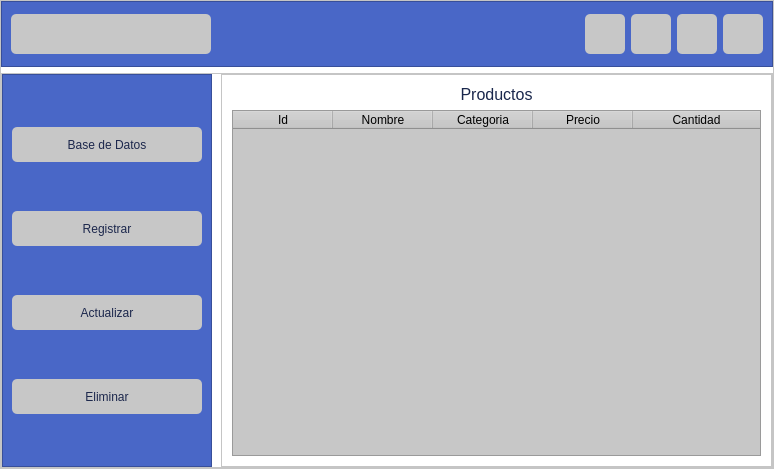
<?xml version="1.0" encoding="UTF-8"?>
<ui version="4.0">
 <class>MainWindow</class>
 <widget class="QMainWindow" name="MainWindow">
  <property name="geometry">
   <rect>
    <x>0</x>
    <y>0</y>
    <width>774</width>
    <height>469</height>
   </rect>
  </property>
  <property name="windowTitle">
   <string>MainWindow</string>
  </property>
  <widget class="QWidget" name="centralwidget">
   <layout class="QVBoxLayout" name="verticalLayout">
    <property name="leftMargin">
     <number>0</number>
    </property>
    <property name="topMargin">
     <number>0</number>
    </property>
    <property name="rightMargin">
     <number>0</number>
    </property>
    <property name="bottomMargin">
     <number>0</number>
    </property>
    <item>
     <widget class="QFrame" name="frame">
      <property name="enabled">
       <bool>true</bool>
      </property>
      <property name="styleSheet">
       <string notr="true">background-color: rgb(255, 255, 255);</string>
      </property>
      <property name="frameShape">
       <enum>QFrame::StyledPanel</enum>
      </property>
      <property name="frameShadow">
       <enum>QFrame::Raised</enum>
      </property>
      <layout class="QVBoxLayout" name="verticalLayout_2" stretch="1,6">
       <property name="leftMargin">
        <number>0</number>
       </property>
       <property name="topMargin">
        <number>0</number>
       </property>
       <property name="rightMargin">
        <number>0</number>
       </property>
       <property name="bottomMargin">
        <number>0</number>
       </property>
       <item>
        <widget class="QFrame" name="frame_header">
         <property name="minimumSize">
          <size>
           <width>0</width>
           <height>42</height>
          </size>
         </property>
         <property name="autoFillBackground">
          <bool>false</bool>
         </property>
         <property name="styleSheet">
          <string notr="true">QFrame {
	
	background-color: rgb(73, 103, 199);
}

QPushButton {
	background-color: rgb(199, 199, 199);
	border-radius: 5px;
}

QPushButton:hover {
background-color: rgb(150, 150, 150);
	border-radius: 5px;
	opacity: 0;
}</string>
         </property>
         <property name="frameShape">
          <enum>QFrame::StyledPanel</enum>
         </property>
         <property name="frameShadow">
          <enum>QFrame::Raised</enum>
         </property>
         <layout class="QHBoxLayout" name="horizontalLayout">
          <property name="spacing">
           <number>6</number>
          </property>
          <property name="bottomMargin">
           <number>9</number>
          </property>
          <item>
           <widget class="QPushButton" name="menu">
            <property name="minimumSize">
             <size>
              <width>200</width>
              <height>40</height>
             </size>
            </property>
            <property name="styleSheet">
             <string notr="true"/>
            </property>
            <property name="text">
             <string/>
            </property>
            <property name="icon">
             <iconset>
              <normaloff>icons/menu.svg</normaloff>icons/menu.svg</iconset>
            </property>
            <property name="iconSize">
             <size>
              <width>38</width>
              <height>38</height>
             </size>
            </property>
            <property name="default">
             <bool>false</bool>
            </property>
            <property name="flat">
             <bool>false</bool>
            </property>
           </widget>
          </item>
          <item>
           <spacer name="horizontalSpacer">
            <property name="orientation">
             <enum>Qt::Horizontal</enum>
            </property>
            <property name="sizeHint" stdset="0">
             <size>
              <width>351</width>
              <height>20</height>
             </size>
            </property>
           </spacer>
          </item>
          <item>
           <widget class="QPushButton" name="minimize">
            <property name="minimumSize">
             <size>
              <width>40</width>
              <height>40</height>
             </size>
            </property>
            <property name="styleSheet">
             <string notr="true"/>
            </property>
            <property name="text">
             <string/>
            </property>
            <property name="icon">
             <iconset>
              <normaloff>icons/minimize.svg</normaloff>icons/minimize.svg</iconset>
            </property>
            <property name="iconSize">
             <size>
              <width>38</width>
              <height>38</height>
             </size>
            </property>
            <property name="default">
             <bool>false</bool>
            </property>
            <property name="flat">
             <bool>false</bool>
            </property>
           </widget>
          </item>
          <item>
           <widget class="QPushButton" name="minimun">
            <property name="minimumSize">
             <size>
              <width>40</width>
              <height>40</height>
             </size>
            </property>
            <property name="styleSheet">
             <string notr="true"/>
            </property>
            <property name="text">
             <string/>
            </property>
            <property name="icon">
             <iconset>
              <normaloff>icons/minimize_size.svg</normaloff>icons/minimize_size.svg</iconset>
            </property>
            <property name="iconSize">
             <size>
              <width>38</width>
              <height>38</height>
             </size>
            </property>
            <property name="default">
             <bool>false</bool>
            </property>
            <property name="flat">
             <bool>false</bool>
            </property>
           </widget>
          </item>
          <item>
           <widget class="QPushButton" name="maximun">
            <property name="minimumSize">
             <size>
              <width>40</width>
              <height>40</height>
             </size>
            </property>
            <property name="styleSheet">
             <string notr="true"/>
            </property>
            <property name="text">
             <string/>
            </property>
            <property name="icon">
             <iconset>
              <normaloff>icons/maximize_size.svg</normaloff>icons/maximize_size.svg</iconset>
            </property>
            <property name="iconSize">
             <size>
              <width>38</width>
              <height>38</height>
             </size>
            </property>
            <property name="default">
             <bool>false</bool>
            </property>
            <property name="flat">
             <bool>false</bool>
            </property>
           </widget>
          </item>
          <item>
           <widget class="QPushButton" name="close">
            <property name="minimumSize">
             <size>
              <width>40</width>
              <height>40</height>
             </size>
            </property>
            <property name="styleSheet">
             <string notr="true"/>
            </property>
            <property name="text">
             <string/>
            </property>
            <property name="icon">
             <iconset>
              <normaloff>icons/close.svg</normaloff>icons/close.svg</iconset>
            </property>
            <property name="iconSize">
             <size>
              <width>38</width>
              <height>38</height>
             </size>
            </property>
            <property name="default">
             <bool>false</bool>
            </property>
            <property name="flat">
             <bool>false</bool>
            </property>
           </widget>
          </item>
         </layout>
        </widget>
       </item>
       <item>
        <widget class="QFrame" name="frame_main">
         <property name="styleSheet">
          <string notr="true">#frame_menu {	
	background-color: rgb(73, 103, 199);
}

QPushButton {
	background-color: rgb(199, 199, 199);
	border-radius: 5px;
	color: rgb(28, 39, 76);
	font: 12pt &quot;Arial&quot;;
}

QPushButton:hover {
	background-color: rgb(150, 150, 150);
	border-radius: 5px;
	color:rgb(28, 39, 76);
	font: 12pt &quot;Arial&quot;;
}</string>
         </property>
         <property name="frameShape">
          <enum>QFrame::StyledPanel</enum>
         </property>
         <property name="frameShadow">
          <enum>QFrame::Raised</enum>
         </property>
         <layout class="QHBoxLayout" name="horizontalLayout_2" stretch="0,0">
          <property name="spacing">
           <number>9</number>
          </property>
          <property name="leftMargin">
           <number>0</number>
          </property>
          <property name="topMargin">
           <number>0</number>
          </property>
          <property name="rightMargin">
           <number>0</number>
          </property>
          <property name="bottomMargin">
           <number>0</number>
          </property>
          <item>
           <widget class="QFrame" name="frame_menu">
            <property name="minimumSize">
             <size>
              <width>210</width>
              <height>0</height>
             </size>
            </property>
            <property name="maximumSize">
             <size>
              <width>0</width>
              <height>16777215</height>
             </size>
            </property>
            <property name="frameShape">
             <enum>QFrame::StyledPanel</enum>
            </property>
            <property name="frameShadow">
             <enum>QFrame::Raised</enum>
            </property>
            <layout class="QVBoxLayout" name="verticalLayout_3">
             <item>
              <widget class="QPushButton" name="bt_database">
               <property name="minimumSize">
                <size>
                 <width>0</width>
                 <height>35</height>
                </size>
               </property>
               <property name="text">
                <string>Base de Datos</string>
               </property>
               <property name="icon">
                <iconset>
                 <normaloff>icons/database.svg</normaloff>icons/database.svg</iconset>
               </property>
              </widget>
             </item>
             <item>
              <widget class="QPushButton" name="bt_register">
               <property name="minimumSize">
                <size>
                 <width>0</width>
                 <height>35</height>
                </size>
               </property>
               <property name="text">
                <string>Registrar</string>
               </property>
               <property name="icon">
                <iconset>
                 <normaloff>icons/register.svg</normaloff>icons/register.svg</iconset>
               </property>
              </widget>
             </item>
             <item>
              <widget class="QPushButton" name="bt_update">
               <property name="minimumSize">
                <size>
                 <width>0</width>
                 <height>35</height>
                </size>
               </property>
               <property name="text">
                <string>Actualizar</string>
               </property>
               <property name="icon">
                <iconset>
                 <normaloff>icons/add.svg</normaloff>icons/add.svg</iconset>
               </property>
              </widget>
             </item>
             <item>
              <widget class="QPushButton" name="bt_eliminate">
               <property name="minimumSize">
                <size>
                 <width>0</width>
                 <height>35</height>
                </size>
               </property>
               <property name="text">
                <string>Eliminar</string>
               </property>
               <property name="icon">
                <iconset>
                 <normaloff>icons/remove.svg</normaloff>icons/remove.svg</iconset>
               </property>
              </widget>
             </item>
            </layout>
           </widget>
          </item>
          <item>
           <widget class="QFrame" name="frame_page">
            <property name="styleSheet">
             <string notr="true">QFrame {
	background-color: #ffffff;
}

QLabel {
	color: rgb(26, 39, 76);
	font: 75 12pt &quot;Arial&quot;;
}

QLineEdit {
	
	background-color: rgb(230, 230, 230);
	color: rgb(26, 39, 76);
	border: 0;
	border-bottom: 1px solid rgb(150, 150, 150);
	font: 75 12pt &quot;Arial&quot;;
}

QPushButton {
	background-color: rgb(199, 199, 199);
	border-radius: 5px;
	color: rgb(28, 39, 76);
	font: 12pt &quot;Arial&quot;;
}

QPushButton:hover {
	background-color: rgb(150, 150, 150);
	border-radius: 5px;
	color:rgb(28, 39, 76);
	font: 12pt &quot;Arial&quot;;
}

QTableWidget {
	background-color: rgb(199, 199, 199);
	color: rgb(28, 39, 76);
	font: 12pt &quot;Arial&quot;;
}

QHeaderView::section {
	background-color: rgb(200, 200, 200);
	border: 1px soled #000
	font: 12pt &quot;Arial&quot;;
}

QTableWidget QTableCornerButton::section{
	background-color: rgb(199, 199, 199);
	border: rgb(0, 199, 199);
}

</string>
            </property>
            <property name="frameShape">
             <enum>QFrame::StyledPanel</enum>
            </property>
            <property name="frameShadow">
             <enum>QFrame::Raised</enum>
            </property>
            <layout class="QVBoxLayout" name="verticalLayout_4">
             <property name="leftMargin">
              <number>1</number>
             </property>
             <property name="topMargin">
              <number>1</number>
             </property>
             <property name="rightMargin">
              <number>1</number>
             </property>
             <property name="bottomMargin">
              <number>1</number>
             </property>
             <item>
              <widget class="QStackedWidget" name="stackedWidget">
               <property name="styleSheet">
                <string notr="true"/>
               </property>
               <property name="currentIndex">
                <number>0</number>
               </property>
               <widget class="QWidget" name="page_database">
                <layout class="QVBoxLayout" name="verticalLayout_5">
                 <item>
                  <widget class="QLabel" name="label">
                   <property name="font">
                    <font>
                     <family>Arial</family>
                     <pointsize>12</pointsize>
                     <weight>9</weight>
                     <italic>false</italic>
                     <bold>false</bold>
                    </font>
                   </property>
                   <property name="styleSheet">
                    <string notr="true"/>
                   </property>
                   <property name="text">
                    <string>Productos</string>
                   </property>
                   <property name="textFormat">
                    <enum>Qt::AutoText</enum>
                   </property>
                   <property name="alignment">
                    <set>Qt::AlignCenter</set>
                   </property>
                  </widget>
                 </item>
                 <item>
                  <widget class="QTableWidget" name="table_products">
                   <property name="minimumSize">
                    <size>
                     <width>529</width>
                     <height>0</height>
                    </size>
                   </property>
                   <property name="autoFillBackground">
                    <bool>false</bool>
                   </property>
                   <property name="showGrid">
                    <bool>false</bool>
                   </property>
                   <property name="sortingEnabled">
                    <bool>false</bool>
                   </property>
                   <attribute name="horizontalHeaderCascadingSectionResizes">
                    <bool>false</bool>
                   </attribute>
                   <attribute name="horizontalHeaderMinimumSectionSize">
                    <number>39</number>
                   </attribute>
                   <attribute name="horizontalHeaderStretchLastSection">
                    <bool>true</bool>
                   </attribute>
                   <attribute name="verticalHeaderMinimumSectionSize">
                    <number>23</number>
                   </attribute>
                   <attribute name="verticalHeaderDefaultSectionSize">
                    <number>30</number>
                   </attribute>
                   <attribute name="verticalHeaderStretchLastSection">
                    <bool>false</bool>
                   </attribute>
                   <column>
                    <property name="text">
                     <string>Id</string>
                    </property>
                   </column>
                   <column>
                    <property name="text">
                     <string>Nombre</string>
                    </property>
                   </column>
                   <column>
                    <property name="text">
                     <string>Categoria</string>
                    </property>
                   </column>
                   <column>
                    <property name="text">
                     <string>Precio</string>
                    </property>
                   </column>
                   <column>
                    <property name="text">
                     <string>Cantidad</string>
                    </property>
                   </column>
                  </widget>
                 </item>
                </layout>
               </widget>
               <widget class="QWidget" name="page_register">
                <layout class="QVBoxLayout" name="verticalLayout_9">
                 <item>
                  <widget class="QLabel" name="label_7">
                   <property name="text">
                    <string>Registrar un producto</string>
                   </property>
                   <property name="alignment">
                    <set>Qt::AlignCenter</set>
                   </property>
                  </widget>
                 </item>
                 <item>
                  <spacer name="verticalSpacer_2">
                   <property name="orientation">
                    <enum>Qt::Vertical</enum>
                   </property>
                   <property name="sizeHint" stdset="0">
                    <size>
                     <width>20</width>
                     <height>48</height>
                    </size>
                   </property>
                  </spacer>
                 </item>
                 <item>
                  <layout class="QHBoxLayout" name="horizontalLayout_5">
                   <item>
                    <layout class="QVBoxLayout" name="verticalLayout_7">
                     <property name="spacing">
                      <number>10</number>
                     </property>
                     <item>
                      <widget class="QLabel" name="label_2">
                       <property name="text">
                        <string>ID</string>
                       </property>
                      </widget>
                     </item>
                     <item>
                      <widget class="QLabel" name="label_3">
                       <property name="text">
                        <string>Nombre</string>
                       </property>
                      </widget>
                     </item>
                     <item>
                      <widget class="QLabel" name="label_4">
                       <property name="text">
                        <string>Categoría</string>
                       </property>
                      </widget>
                     </item>
                     <item>
                      <widget class="QLabel" name="label_5">
                       <property name="text">
                        <string>Precio</string>
                       </property>
                      </widget>
                     </item>
                     <item>
                      <widget class="QLabel" name="label_6">
                       <property name="text">
                        <string>Cantidad</string>
                       </property>
                      </widget>
                     </item>
                    </layout>
                   </item>
                   <item>
                    <layout class="QVBoxLayout" name="verticalLayout_6">
                     <property name="spacing">
                      <number>10</number>
                     </property>
                     <item>
                      <widget class="QLineEdit" name="lineEdit">
                       <property name="minimumSize">
                        <size>
                         <width>400</width>
                         <height>30</height>
                        </size>
                       </property>
                      </widget>
                     </item>
                     <item>
                      <widget class="QLineEdit" name="lineEdit_2">
                       <property name="minimumSize">
                        <size>
                         <width>0</width>
                         <height>30</height>
                        </size>
                       </property>
                      </widget>
                     </item>
                     <item>
                      <widget class="QLineEdit" name="lineEdit_3">
                       <property name="minimumSize">
                        <size>
                         <width>0</width>
                         <height>30</height>
                        </size>
                       </property>
                      </widget>
                     </item>
                     <item>
                      <widget class="QLineEdit" name="lineEdit_4">
                       <property name="minimumSize">
                        <size>
                         <width>0</width>
                         <height>30</height>
                        </size>
                       </property>
                      </widget>
                     </item>
                     <item>
                      <widget class="QLineEdit" name="lineEdit_5">
                       <property name="minimumSize">
                        <size>
                         <width>0</width>
                         <height>30</height>
                        </size>
                       </property>
                      </widget>
                     </item>
                    </layout>
                   </item>
                   <item>
                    <spacer name="horizontalSpacer_3">
                     <property name="orientation">
                      <enum>Qt::Horizontal</enum>
                     </property>
                     <property name="sizeType">
                      <enum>QSizePolicy::Expanding</enum>
                     </property>
                     <property name="sizeHint" stdset="0">
                      <size>
                       <width>40</width>
                       <height>20</height>
                      </size>
                     </property>
                    </spacer>
                   </item>
                  </layout>
                 </item>
                 <item>
                  <spacer name="verticalSpacer">
                   <property name="orientation">
                    <enum>Qt::Vertical</enum>
                   </property>
                   <property name="sizeHint" stdset="0">
                    <size>
                     <width>20</width>
                     <height>49</height>
                    </size>
                   </property>
                  </spacer>
                 </item>
                 <item>
                  <layout class="QHBoxLayout" name="horizontalLayout_4">
                   <item>
                    <widget class="QPushButton" name="pushButton">
                     <property name="minimumSize">
                      <size>
                       <width>140</width>
                       <height>30</height>
                      </size>
                     </property>
                     <property name="text">
                      <string>Guardar registro</string>
                     </property>
                    </widget>
                   </item>
                   <item>
                    <spacer name="horizontalSpacer_2">
                     <property name="orientation">
                      <enum>Qt::Horizontal</enum>
                     </property>
                     <property name="sizeHint" stdset="0">
                      <size>
                       <width>298</width>
                       <height>28</height>
                      </size>
                     </property>
                    </spacer>
                   </item>
                   <item>
                    <widget class="QLabel" name="label_8">
                     <property name="minimumSize">
                      <size>
                       <width>200</width>
                       <height>0</height>
                      </size>
                     </property>
                     <property name="text">
                      <string/>
                     </property>
                     <property name="alignment">
                      <set>Qt::AlignCenter</set>
                     </property>
                    </widget>
                   </item>
                  </layout>
                 </item>
                </layout>
               </widget>
               <widget class="QWidget" name="page_update">
                <layout class="QVBoxLayout" name="verticalLayout_12">
                 <item>
                  <widget class="QLabel" name="label_15">
                   <property name="text">
                    <string>Actualizar datos de un producto</string>
                   </property>
                   <property name="alignment">
                    <set>Qt::AlignCenter</set>
                   </property>
                  </widget>
                 </item>
                 <item>
                  <spacer name="verticalSpacer_3">
                   <property name="orientation">
                    <enum>Qt::Vertical</enum>
                   </property>
                   <property name="sizeHint" stdset="0">
                    <size>
                     <width>20</width>
                     <height>40</height>
                    </size>
                   </property>
                  </spacer>
                 </item>
                 <item>
                  <layout class="QHBoxLayout" name="horizontalLayout_8">
                   <item>
                    <spacer name="horizontalSpacer_6">
                     <property name="orientation">
                      <enum>Qt::Horizontal</enum>
                     </property>
                     <property name="sizeType">
                      <enum>QSizePolicy::Minimum</enum>
                     </property>
                     <property name="sizeHint" stdset="0">
                      <size>
                       <width>75</width>
                       <height>20</height>
                      </size>
                     </property>
                    </spacer>
                   </item>
                   <item>
                    <widget class="QLabel" name="label_16">
                     <property name="text">
                      <string>Buacar Producto</string>
                     </property>
                    </widget>
                   </item>
                   <item>
                    <widget class="QLineEdit" name="lineEdit_11">
                     <property name="minimumSize">
                      <size>
                       <width>260</width>
                       <height>30</height>
                      </size>
                     </property>
                    </widget>
                   </item>
                   <item>
                    <spacer name="horizontalSpacer_7">
                     <property name="orientation">
                      <enum>Qt::Horizontal</enum>
                     </property>
                     <property name="sizeType">
                      <enum>QSizePolicy::Expanding</enum>
                     </property>
                     <property name="sizeHint" stdset="0">
                      <size>
                       <width>40</width>
                       <height>20</height>
                      </size>
                     </property>
                    </spacer>
                   </item>
                  </layout>
                 </item>
                 <item>
                  <layout class="QHBoxLayout" name="horizontalLayout_6">
                   <item>
                    <layout class="QVBoxLayout" name="verticalLayout_10">
                     <property name="spacing">
                      <number>10</number>
                     </property>
                     <item>
                      <widget class="QLabel" name="label_9">
                       <property name="text">
                        <string>ID</string>
                       </property>
                      </widget>
                     </item>
                     <item>
                      <widget class="QLabel" name="label_10">
                       <property name="text">
                        <string>Nombre</string>
                       </property>
                      </widget>
                     </item>
                     <item>
                      <widget class="QLabel" name="label_11">
                       <property name="text">
                        <string>Categoría</string>
                       </property>
                      </widget>
                     </item>
                     <item>
                      <widget class="QLabel" name="label_12">
                       <property name="text">
                        <string>Precio</string>
                       </property>
                      </widget>
                     </item>
                     <item>
                      <widget class="QLabel" name="label_13">
                       <property name="text">
                        <string>Cantidad</string>
                       </property>
                      </widget>
                     </item>
                    </layout>
                   </item>
                   <item>
                    <layout class="QVBoxLayout" name="verticalLayout_11">
                     <property name="spacing">
                      <number>10</number>
                     </property>
                     <item>
                      <widget class="QLineEdit" name="lineEdit_6">
                       <property name="minimumSize">
                        <size>
                         <width>400</width>
                         <height>30</height>
                        </size>
                       </property>
                      </widget>
                     </item>
                     <item>
                      <widget class="QLineEdit" name="lineEdit_7">
                       <property name="minimumSize">
                        <size>
                         <width>0</width>
                         <height>30</height>
                        </size>
                       </property>
                      </widget>
                     </item>
                     <item>
                      <widget class="QLineEdit" name="lineEdit_8">
                       <property name="minimumSize">
                        <size>
                         <width>0</width>
                         <height>30</height>
                        </size>
                       </property>
                      </widget>
                     </item>
                     <item>
                      <widget class="QLineEdit" name="lineEdit_9">
                       <property name="minimumSize">
                        <size>
                         <width>0</width>
                         <height>30</height>
                        </size>
                       </property>
                      </widget>
                     </item>
                     <item>
                      <widget class="QLineEdit" name="lineEdit_10">
                       <property name="minimumSize">
                        <size>
                         <width>0</width>
                         <height>30</height>
                        </size>
                       </property>
                      </widget>
                     </item>
                    </layout>
                   </item>
                   <item>
                    <spacer name="horizontalSpacer_4">
                     <property name="orientation">
                      <enum>Qt::Horizontal</enum>
                     </property>
                     <property name="sizeType">
                      <enum>QSizePolicy::Expanding</enum>
                     </property>
                     <property name="sizeHint" stdset="0">
                      <size>
                       <width>40</width>
                       <height>20</height>
                      </size>
                     </property>
                    </spacer>
                   </item>
                  </layout>
                 </item>
                 <item>
                  <spacer name="verticalSpacer_4">
                   <property name="orientation">
                    <enum>Qt::Vertical</enum>
                   </property>
                   <property name="sizeHint" stdset="0">
                    <size>
                     <width>20</width>
                     <height>40</height>
                    </size>
                   </property>
                  </spacer>
                 </item>
                 <item>
                  <layout class="QHBoxLayout" name="horizontalLayout_7">
                   <item>
                    <widget class="QPushButton" name="pushButton_2">
                     <property name="minimumSize">
                      <size>
                       <width>140</width>
                       <height>30</height>
                      </size>
                     </property>
                     <property name="text">
                      <string>Actualizar</string>
                     </property>
                    </widget>
                   </item>
                   <item>
                    <spacer name="horizontalSpacer_5">
                     <property name="orientation">
                      <enum>Qt::Horizontal</enum>
                     </property>
                     <property name="sizeHint" stdset="0">
                      <size>
                       <width>298</width>
                       <height>28</height>
                      </size>
                     </property>
                    </spacer>
                   </item>
                   <item>
                    <widget class="QLabel" name="label_14">
                     <property name="minimumSize">
                      <size>
                       <width>200</width>
                       <height>0</height>
                      </size>
                     </property>
                     <property name="text">
                      <string/>
                     </property>
                     <property name="alignment">
                      <set>Qt::AlignCenter</set>
                     </property>
                    </widget>
                   </item>
                  </layout>
                 </item>
                </layout>
               </widget>
               <widget class="QWidget" name="page_eliminate">
                <layout class="QVBoxLayout" name="verticalLayout_13">
                 <item>
                  <widget class="QLabel" name="label_21">
                   <property name="text">
                    <string>Eliminar un producto</string>
                   </property>
                   <property name="alignment">
                    <set>Qt::AlignCenter</set>
                   </property>
                  </widget>
                 </item>
                 <item>
                  <layout class="QHBoxLayout" name="horizontalLayout_11">
                   <item>
                    <spacer name="horizontalSpacer_11">
                     <property name="orientation">
                      <enum>Qt::Horizontal</enum>
                     </property>
                     <property name="sizeHint" stdset="0">
                      <size>
                       <width>40</width>
                       <height>20</height>
                      </size>
                     </property>
                    </spacer>
                   </item>
                   <item>
                    <widget class="QLabel" name="label_19">
                     <property name="text">
                      <string>Buacar Producto a eliminar</string>
                     </property>
                    </widget>
                   </item>
                   <item>
                    <widget class="QLineEdit" name="lineEdit_13">
                     <property name="minimumSize">
                      <size>
                       <width>260</width>
                       <height>30</height>
                      </size>
                     </property>
                    </widget>
                   </item>
                   <item>
                    <spacer name="horizontalSpacer_12">
                     <property name="orientation">
                      <enum>Qt::Horizontal</enum>
                     </property>
                     <property name="sizeHint" stdset="0">
                      <size>
                       <width>40</width>
                       <height>20</height>
                      </size>
                     </property>
                    </spacer>
                   </item>
                  </layout>
                 </item>
                 <item>
                  <widget class="QTableWidget" name="table_products_2">
                   <property name="sizePolicy">
                    <sizepolicy hsizetype="Expanding" vsizetype="Expanding">
                     <horstretch>0</horstretch>
                     <verstretch>0</verstretch>
                    </sizepolicy>
                   </property>
                   <property name="minimumSize">
                    <size>
                     <width>529</width>
                     <height>0</height>
                    </size>
                   </property>
                   <property name="layoutDirection">
                    <enum>Qt::LeftToRight</enum>
                   </property>
                   <property name="autoFillBackground">
                    <bool>false</bool>
                   </property>
                   <property name="selectionMode">
                    <enum>QAbstractItemView::ExtendedSelection</enum>
                   </property>
                   <property name="textElideMode">
                    <enum>Qt::ElideRight</enum>
                   </property>
                   <property name="showGrid">
                    <bool>false</bool>
                   </property>
                   <property name="sortingEnabled">
                    <bool>false</bool>
                   </property>
                   <property name="cornerButtonEnabled">
                    <bool>true</bool>
                   </property>
                   <attribute name="horizontalHeaderVisible">
                    <bool>false</bool>
                   </attribute>
                   <attribute name="horizontalHeaderCascadingSectionResizes">
                    <bool>false</bool>
                   </attribute>
                   <attribute name="horizontalHeaderMinimumSectionSize">
                    <number>39</number>
                   </attribute>
                   <attribute name="horizontalHeaderDefaultSectionSize">
                    <number>105</number>
                   </attribute>
                   <attribute name="horizontalHeaderShowSortIndicator" stdset="0">
                    <bool>false</bool>
                   </attribute>
                   <attribute name="horizontalHeaderStretchLastSection">
                    <bool>true</bool>
                   </attribute>
                   <attribute name="verticalHeaderCascadingSectionResizes">
                    <bool>false</bool>
                   </attribute>
                   <attribute name="verticalHeaderMinimumSectionSize">
                    <number>23</number>
                   </attribute>
                   <attribute name="verticalHeaderDefaultSectionSize">
                    <number>30</number>
                   </attribute>
                   <attribute name="verticalHeaderHighlightSections">
                    <bool>true</bool>
                   </attribute>
                   <attribute name="verticalHeaderShowSortIndicator" stdset="0">
                    <bool>false</bool>
                   </attribute>
                   <attribute name="verticalHeaderStretchLastSection">
                    <bool>false</bool>
                   </attribute>
                   <column>
                    <property name="text">
                     <string>ID</string>
                    </property>
                   </column>
                   <column>
                    <property name="text">
                     <string>Nombre</string>
                    </property>
                   </column>
                   <column>
                    <property name="text">
                     <string>Categoria</string>
                    </property>
                   </column>
                   <column>
                    <property name="text">
                     <string>Precio</string>
                    </property>
                   </column>
                   <column>
                    <property name="text">
                     <string>Cantidad</string>
                    </property>
                   </column>
                  </widget>
                 </item>
                 <item>
                  <layout class="QHBoxLayout" name="horizontalLayout_12">
                   <item>
                    <widget class="QPushButton" name="pushButton_4">
                     <property name="minimumSize">
                      <size>
                       <width>140</width>
                       <height>30</height>
                      </size>
                     </property>
                     <property name="text">
                      <string>Eliminar</string>
                     </property>
                    </widget>
                   </item>
                   <item>
                    <spacer name="horizontalSpacer_13">
                     <property name="orientation">
                      <enum>Qt::Horizontal</enum>
                     </property>
                     <property name="sizeHint" stdset="0">
                      <size>
                       <width>298</width>
                       <height>28</height>
                      </size>
                     </property>
                    </spacer>
                   </item>
                   <item>
                    <widget class="QLabel" name="label_20">
                     <property name="minimumSize">
                      <size>
                       <width>200</width>
                       <height>0</height>
                      </size>
                     </property>
                     <property name="text">
                      <string/>
                     </property>
                     <property name="alignment">
                      <set>Qt::AlignCenter</set>
                     </property>
                    </widget>
                   </item>
                  </layout>
                 </item>
                </layout>
               </widget>
              </widget>
             </item>
            </layout>
           </widget>
          </item>
         </layout>
        </widget>
       </item>
      </layout>
     </widget>
    </item>
   </layout>
  </widget>
 </widget>
 <resources/>
 <connections/>
</ui>
